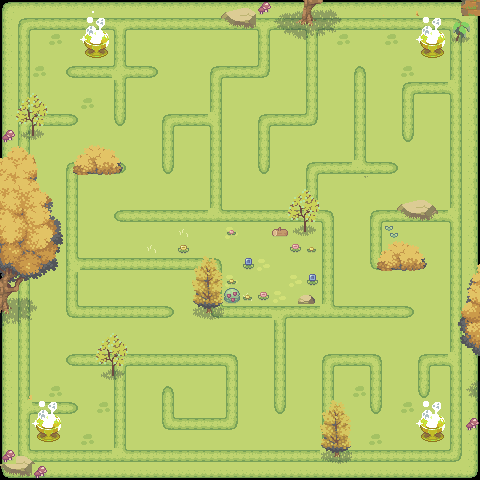

Rendered tile map (Tiled .tmx) drawn with the repository's tilesets; below, a short description and the map source with its tile grids summarised:
An orthogonal 30x30 tile map with 16x16 px tiles, 3 tile layers (bg, maze, items), 3 tilesets and 49 objects.

<map version="1.10" tiledversion="1.12.0" orientation="orthogonal" renderorder="right-down" width="30" height="30" tilewidth="16" tileheight="16" infinite="0" nextlayerid="7" nextobjectid="84">
 <tileset firstgid="1" name="Grass" tilewidth="16" tileheight="16" tilecount="77" columns="11">
  <image source="../TiledSet/Grass.png" width="176" height="112" />
 </tileset>
 <tileset firstgid="78" name="Atlas-Props" tilewidth="16" tileheight="16" tilecount="832" columns="32">
  <image source="../Decorations/Atlas-Props.png" width="512" height="416" />
 </tileset>
 <tileset firstgid="910" name="Basic_Grass_Biom_things" tilewidth="16" tileheight="16" tilecount="45" columns="9">
  <image source="../Decorations/Basic_Grass_Biom_things.png" width="144" height="80" />
 </tileset>
 <layer id="2" name="bg" width="30" height="30">
  <data>[900 cells, 900 non-empty, 12 distinct tile ids]</data>
 </layer>
 <layer id="3" name="maze" width="30" height="30">
  <data>[900 cells, 297 non-empty, 19 distinct tile ids]</data>
 </layer>
 <layer id="6" name="items" width="30" height="30">
  <data>[900 cells, 229 non-empty, 133 distinct tile ids]</data>
 </layer>
 <objectgroup id="5" name="decorations">
  <object id="79" x="80" y="32" width="32" height="32" visible="0" />
  <object id="81" x="416" y="32" width="32" height="32" visible="0" />
  <object id="82" x="416" y="416" width="32" height="32" visible="0" />
  <object id="83" x="32" y="416" width="32" height="32" visible="0" />
 </objectgroup>
 <objectgroup id="4" name="walls" visible="0">
  <object id="7" x="448" y="16" width="16" height="448" visible="0" />
  <object id="10" x="16" y="16" width="448" height="16" visible="0" />
  <object id="12" x="16" y="16" width="16" height="448" visible="0" />
  <object id="13" x="16" y="448" width="448" height="16" visible="0" />
  <object id="14" x="5936" y="1984" visible="0" />
  <object id="16" x="16" y="400" width="64" height="16" visible="0" />
  <object id="17" x="112" y="16" width="16" height="112" visible="0" />
  <object id="18" x="64" y="64" width="96" height="16" visible="0" />
  <object id="19" x="16" y="112" width="64" height="16" visible="0" />
  <object id="20" x="256" y="16" width="16" height="64" visible="0" />
  <object id="21" x="208" y="64" width="64" height="16" visible="0" />
  <object id="22" x="208" y="64" width="16" height="160" visible="0" />
  <object id="23" x="160" y="112" width="64" height="16" visible="0" />
  <object id="24" x="160" y="128" width="16" height="48" visible="0" />
  <object id="25" x="64" y="160" width="64" height="16" visible="0" />
  <object id="26" x="64" y="160" width="16" height="160" visible="0" />
  <object id="27" x="64" y="304" width="112" height="16" visible="0" />
  <object id="28" x="80" y="256" width="144" height="16" visible="0" />
  <object id="29" x="208" y="272" width="16" height="48" visible="0" />
  <object id="30" x="224" y="304" width="192" height="16" visible="0" />
  <object id="32" x="272" y="320" width="16" height="96" visible="0" />
  <object id="33" x="320" y="352" width="16" height="96" visible="0" />
  <object id="34" x="336" y="352" width="48" height="16" visible="0" />
  <object id="36" x="368" y="368" width="16" height="48" visible="0" />
  <object id="38" x="416" y="352" width="32" height="16" visible="0" />
  <object id="39" x="416" y="368" width="16" height="32" visible="0" />
  <object id="40" x="64" y="352" width="176" height="16" visible="0" />
  <object id="42" x="224" y="368" width="16" height="64" visible="0" />
  <object id="43" x="160" y="416" width="64" height="16" visible="0" />
  <object id="45" x="160" y="384" width="16" height="32" visible="0" />
  <object id="46" x="112" y="368" width="16" height="80" visible="0" />
  <object id="48" x="112" y="208" width="96" height="16" visible="0" />
  <object id="49" x="224" y="208" width="112" height="16" visible="0" />
  <object id="51" x="320" y="224" width="16" height="80" visible="0" />
  <object id="54" x="304" y="32" width="16" height="96" visible="0" />
  <object id="55" x="256" y="112" width="48" height="16" visible="0" />
  <object id="57" x="256" y="128" width="16" height="48" visible="0" />
  <object id="58" x="304" y="160" width="16" height="48" visible="0" />
  <object id="60" x="320" y="160" width="80" height="16" visible="0" />
  <object id="61" x="352" y="64" width="16" height="96" visible="0" />
  <object id="63" x="400" y="80" width="16" height="64" visible="0" />
  <object id="64" x="384" y="208" width="64" height="16" visible="0" />
  <object id="66" x="368" y="208" width="16" height="64" visible="0" />
  <object id="67" x="384" y="256" width="32" height="16" visible="0" />
  <object id="76" x="416" y="80" width="32" height="16" visible="0" />
 </objectgroup>
</map>
